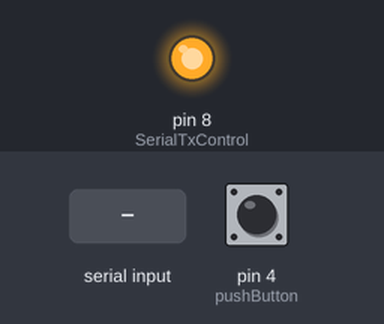
The sketch below on a simulated Arduino Uno, built with avr-gcc and run on an emulated ATmega328P. Parts: output pins drawn as LEDs (lit = HIGH). Dashed ring = blinking. The test bench sets the inputs (shaded band); at power-on: pin 4 (pushButton) LOW. What the sketch prints to the serial monitor is not drawn.

Above: at 0.1 s.
At 1.3 s:
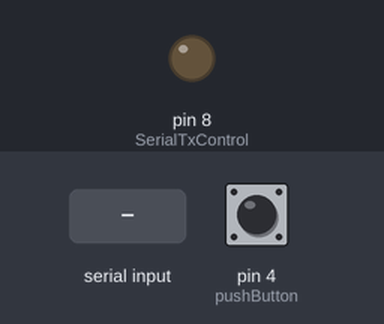
1.4 s: "B0" received over Serial
4.4 s: "1" received over Serial
At 6.5 s:
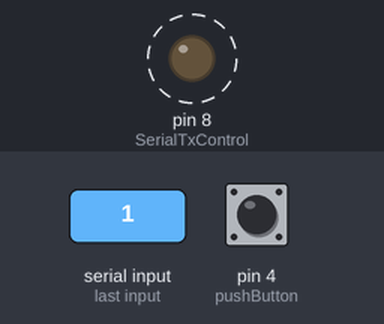
Timing chart, 0 to 13.3 s (numbered marks = the images above; inputs shaded):
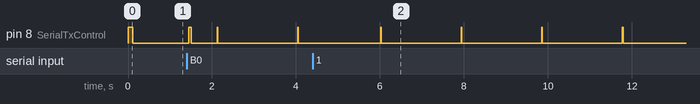

Measured:
- by itself, pin 8 (SerialTxControl): alternates HIGH for 0.02 s and LOW for 1.9 s

The sketch:

MAX485_Slave1_4Hackathon.ino
```cpp
/*
 * 결선참조 : http://blog.daum.net/rockjjy99/2723
 * DE/RE는 묶어서 아두이노8번과 연결, Data송신:High, Data수신:Low
 * DI: TX->1, RO: RX<-0
 * [Packet 설명]
 * B0: 전등 Off 명령, B1: 전등 On 명령
 * B2: 저등 Off 상태, B3: 전등 On 상태
 * 한시이클 소요 밀리초 : 170ms (읽기:70  쓰기:100, 시스템속도: 0)
 */

#include <SoftwareSerial.h>
#define SerialTxControl 8   //RS485 제어 접점 핀 arduino pin 8
#define RS485Transmit    HIGH
#define RS485Receive     LOW
#define DeviceID  "BB"
char buff[3];            //수신된 문자 저장할 버퍼, 문자열 저장
char Statebuff[3];       //송신할 문자 저장할 버퍼, 문자열 저장
const int led = 9;
const int pushButton = 4;
int buttonState = 0;     //buttonState는 핀의 상태를 저장하는 데 사용됨
int old_buttonState = 0; //이 변수는 buttonState의 이전 값을 저장하는데 사용
int ledState = 0;        //0 == Off, 1 == On
int SendState = 0, SendState1 = 0;

void setup(void) {
  Serial.begin(9600);
  pinMode(SerialTxControl, OUTPUT);
  digitalWrite(SerialTxControl, RS485Transmit);
  Serial.println("==== Arduino Uno Board ====");
  Serial.println("==== Slave1 connected");
  delay(100);
  digitalWrite(SerialTxControl, RS485Receive);
}

void Send_Statebuff(){
// Sending Packet for State-update -------------------------------------------
  digitalWrite(SerialTxControl, RS485Transmit);
  delay(5);
  Serial.print(Statebuff);
  delay(10);     //송신이 잘 안되면 Delay 값 조절
  digitalWrite(SerialTxControl, RS485Transmit);
  delay(5);
  Serial.print(Statebuff);
  delay(10);
  digitalWrite(SerialTxControl, RS485Receive);
}

void Send_ACKPacket(byte i){
// Sending Packet to Network -------------------------------------------------
  //Serial.print(" : It is me, Slave1");
  digitalWrite(SerialTxControl, RS485Transmit);
  delay(5);
  Serial.print(i, HEX);
  delay(50);     //짧으면 송신모드 비율이 길어져서 수신이 불안정함. 50 추천
  digitalWrite(SerialTxControl, RS485Receive);
}

void Send_OnePacket(byte i){
// Sending only one Packet(off) to Network -----------------------------------
  SendState ++;
  if(SendState == 1){
    digitalWrite(SerialTxControl, RS485Transmit);
    delay(5);
    Serial.print(i, HEX);
    delay(10);
    digitalWrite(SerialTxControl, RS485Receive);
  }
}

void Send_OnePacket1(byte i){
// Sending only one Packet(on) to Network ------------------------------------
  SendState1 ++;
  if(SendState1 == 1){
    digitalWrite(SerialTxControl, RS485Transmit);
    delay(5);
    Serial.print(i, HEX);
    delay(10);
    digitalWrite(SerialTxControl, RS485Receive);
  }
}

void Save_Packet2buff(char i, char j){
// Saving Packet to buff -----------------------------------------------------
    Statebuff[0] = i;
    Statebuff[1] = j;
    Statebuff[2] = '\0';
}

void loop(void) {
// Receive Packets ------------------------------------------------------------
  digitalWrite(SerialTxControl, RS485Receive);
  int i = 0;
  if(Serial.available()){
    delay(50);
    while( Serial.available() && i < sizeof(buff)-1){
      buff[i++] = Serial.read();
    }
    buff[i++] = '\0';   //마지막에 null 문자 입력
  }
  if(i > 0){
  Serial.print(buff);   //받은 패킷 출력

    // Analyse Packets ---------------------------------------------------------
    if (!strcmp(buff, "B0")){ // 문자열 비교
      digitalWrite(led, LOW);
      ledState = 0;
      Send_ACKPacket(0xB0);
    } else if (!strcmp(buff, "B1")){
      digitalWrite(led, HIGH);
      ledState = 1;
      Send_ACKPacket(0xB1);
    } else if (!strcmp(buff, DeviceID)){
      Send_Statebuff();
    }
  }

// LED State 와 pushButton -----------------------------------------------------
  buttonState = digitalRead(pushButton);   //입력값을 읽고 저장

  //입력값이 HIGH인지 확인해서 state 값을 바꿈
  if((buttonState == HIGH) && (old_buttonState == LOW)){
    ledState = 1 - ledState;
    //Serial.println("\n Button Push");
    delay(10);    //debouncing 기능
  }

  //튕김방지(debouncing) 위한 추가 코드
  if((buttonState == LOW) && (old_buttonState == HIGH)){
    delay(10);
  }

  old_buttonState = buttonState;   //현재 loop에서의 buttonState 값을 저장 해 둔다

  if(ledState == 1){
    digitalWrite(led, HIGH);
    SendState = 0;
    Send_OnePacket1(0xB3);
    Save_Packet2buff('B','3');     //State: On 저장  ---> B3 패킷으로
  }else{
    digitalWrite(led, LOW);
    SendState1 = 0;
    Send_OnePacket(0xB2);
    Save_Packet2buff('B','2');     //State: Off 저장 ---> B2 패킷으로
  }

  //delay(50);  //System Speed
}
```
